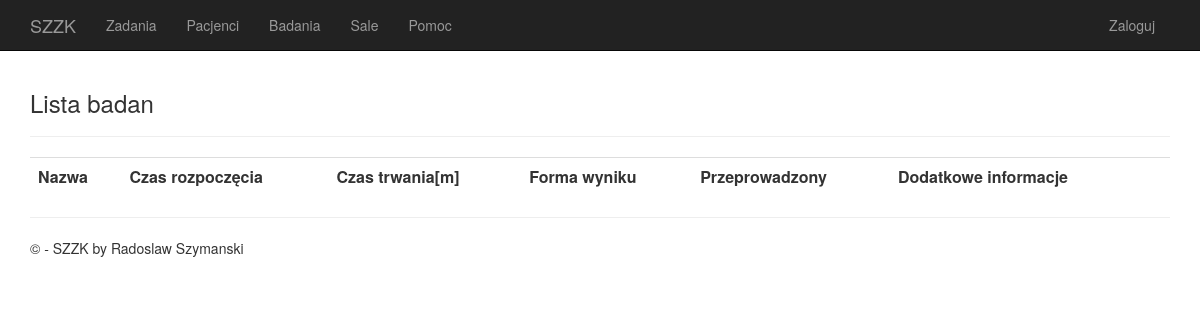
Before: /medicalExaminations with the older database file.
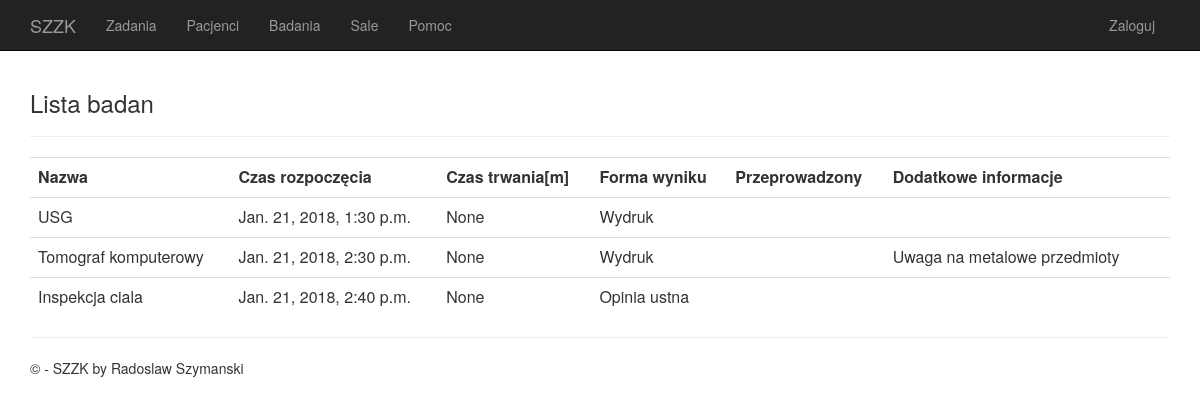
After: the same page with the newer database file.
### app/models.py (models this page shows)
class MedicalExamination(models.Model):
    name = models.CharField(max_length=25)
    start_time = models.DateTimeField()
    duration = models.TimeField()
    result = models.TextField()
    was_performed = models.BooleanField()
    additional_info = models.TextField()
    class Meta:
        app_label = 'app'

### app/views.py (the view)
# urls.py: url(r'^medicalExaminations', app.views.medicalExaminations, name='medicalExaminations'),
def medicalExaminations(request):
    medicalExaminationsList = MedicalExamination.objects.all()
    assert isinstance(request, HttpRequest)
    return render(
        request,
        'app/medicalExaminationsList.html',
        {
            'title':'Lista badan',
            'medicalExaminationList': medicalExaminationsList
        }
    )

### app/templates/app/medicalExaminationsList.html (shortened to what this page needs)
﻿{% extends "app/layout.html" %}
{% block content %}
<h3>{{title}}</h3>
<hr />
<table class="table">
    <tr>
        <th>
           Nazwa
        </th>
        <th>
            Czas rozpoczęcia
        </th>
        <th>
            Czas trwania[m]
        </th>
        <th>
            Forma wyniku
        </th>
        <th>
            Przeprowadzony
        </th>
        <th>
            Dodatkowe informacje
        </th>
        <th></th>
    </tr>
{% for medicalExamination in medicalExaminationList %}
    <tr>
        <td>
            {{medicalExamination.name}}
        </td>
        <td>
            {{medicalExamination.start_time}}
        </td>
        <td>
            {{medicalExamination.duration}}
        </td>
        <td>
            {{medicalExamination.result}}
        </td>
        <td>
        </td>
        <td>
            {{medicalExamination.additional_info}}
        </td>
        <td>
        </td>
    </tr>
{% endfor %}
</table>
{% endblock %}

Changed rows visible on the page:
added MedicalExamination: name "USG", start_time "Jan. 21, 2018, 1:30 p.m.", duration "None", result "Wydruk"
added MedicalExamination: name "Tomograf komputerowy", start_time "Jan. 21, 2018, 2:30 p.m.", duration "None", result "Wydruk", additional_info "Uwaga na metalowe przedmioty"
added MedicalExamination: name "Inspekcja ciala", start_time "Jan. 21, 2018, 2:40 p.m.", duration "None", result "Opinia ustna"
